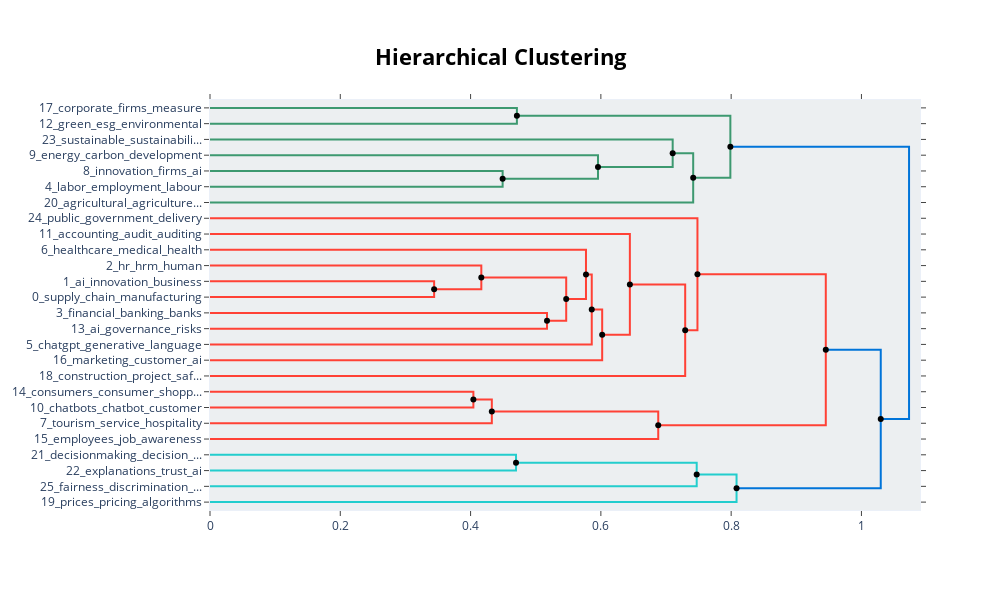

Notebook source saved alongside this figure:
### Code cell
## Hierarchy

from scipy.cluster import hierarchy as sch

# Hierarchical topics
# linkage_function = lambda x: sch.linkage(x, 'single', optimal_ordering=True)
hierarchical_topics = topic_model.hierarchical_topics(documents)

topic_model.visualize_hierarchy(hierarchical_topics=hierarchical_topics)

### Figure 1 — Plotly figure (JSON) as saved in the notebook; plotly's stock layout.template omitted (floating-point values rounded to 4 significant figures)
{"data": [{"hoverinfo": "text", "marker": {"color": "rgb(61,153,112)"}, "mode": "lines", "text": ["corporate_firms_measure_firm_culture", "", "", "green_esg_environmental_corporate_firms"], "type": "scatter", "x": [0.0, 0.4711, 0.4711, 0.0], "xaxis": "x", "y": [-5.0, -5.0, -15.0, -15.0], "yaxis": "y"}, {"hoverinfo": "text", "marker": {"color": "rgb(61,153,112)"}, "mode": "lines", "text": ["innovation_firms_ai_gpt_patents", "", "", "labor_employment_labour_automation_workers"], "type": "scatter", "x": [0.0, 0.4492, 0.4492, 0.0], "xaxis": "x", "y": [-45.0, -45.0, -55.0, -55.0], "yaxis": "y"}, {"hoverinfo": "text", "marker": {"color": "rgb(61,153,112)"}, "mode": "lines", "text": ["energy_carbon_development_green_renewable", "", "", "labor_employment_ai_growth_productivity"], "type": "scatter", "x": [0.0, 0.5956, 0.5956, 0.4492], "xaxis": "x", "y": [-35.0, -35.0, -50.0, -50.0], "yaxis": "y"}, {"hoverinfo": "text", "marker": {"color": "rgb(61,153,112)"}, "mode": "lines", "text": ["sustainable_sustainability_sdgs_ai_water", "", "", "energy_ai_economic_growth_labor"], "type": "scatter", "x": [0.0, 0.7102, 0.7102, 0.5956], "xaxis": "x", "y": [-25.0, -25.0, -42.5, -42.5], "yaxis": "y"}, {"hoverinfo": "text", "marker": {"color": "rgb(61,153,112)"}, "mode": "lines", "text": ["energy_ai_economic_growth_development", "", "", "agricultural_agriculture_farmers_crop_food"], "type": "scatter", "x": [0.7102, 0.7417, 0.7417, 0.0], "xaxis": "x", "y": [-33.75, -33.75, -65.0, -65.0], "yaxis": "y"}, {"hoverinfo": "text", "marker": {"color": "rgb(61,153,112)"}, "mode": "lines", "text": ["corporate_green_esg_firms_environmental", "", "", "energy_ai_economic_development_growth"], "type": "scatter", "x": [0.4711, 0.7988, 0.7988, 0.7417], "xaxis": "x", "y": [-10.0, -10.0, -49.38, -49.38], "yaxis": "y"}, {"hoverinfo": "text", "marker": {"color": "rgb(255,65,54)"}, "mode": "lines", "text": ["ai_innovation_business_value_adoption", "", "", "supply_chain_manufacturing_industry_production"], "type": "scatter", "x": [0.0, 0.344, 0.344, 0.0], "xaxis": "x", "y": [-115.0, -115.0, -125.0, -125.0], "yaxis": "y"}, {"hoverinfo": "text", "marker": {"color": "rgb(255,65,54)"}, "mode": "lines", "text": ["hr_hrm_human_ai_management", "", "", "supply_ai_chain_manufacturing_data"], "type": "scatter", "x": [0.0, 0.4165, 0.4165, 0.344], "xaxis": "x", "y": [-105.0, -105.0, -120.0, -120.0], "yaxis": "y"}, {"hoverinfo": "text", "marker": {"color": "rgb(255,65,54)"}, "mode": "lines", "text": ["financial_banking_banks_services_intelligence", "", "", "ai_governance_risks_liability_regulation"], "type": "scatter", "x": [0.0, 0.5173, 0.5173, 0.0], "xaxis": "x", "y": [-135.0, -135.0, -145.0, -145.0], "yaxis": "y"}, {"hoverinfo": "text", "marker": {"color": "rgb(255,65,54)"}, "mode": "lines", "text": ["ai_supply_management_chain_artificial", "", "", "financial_banking_ai_banks_intelligence"], "type": "scatter", "x": [0.4165, 0.5468, 0.5468, 0.5173], "xaxis": "x", "y": [-112.5, -112.5, -140.0, -140.0], "yaxis": "y"}, {"hoverinfo": "text", "marker": {"color": "rgb(255,65,54)"}, "mode": "lines", "text": ["healthcare_medical_health_patient_care", "", "", "ai_artificial_intelligence_management_study"], "type": "scatter", "x": [0.0, 0.5771, 0.5771, 0.5468], "xaxis": "x", "y": [-95.0, -95.0, -126.2, -126.2], "yaxis": "y"}, {"hoverinfo": "text", "marker": {"color": "rgb(255,65,54)"}, "mode": "lines", "text": ["ai_artificial_intelligence_data_study", "", "", "chatgpt_generative_language_education_llms"], "type": "scatter", "x": [0.5771, 0.586, 0.586, 0.0], "xaxis": "x", "y": [-110.6, -110.6, -155.0, -155.0], "yaxis": "y"}, {"hoverinfo": "text", "marker": {"color": "rgb(255,65,54)"}, "mode": "lines", "text": ["ai_artificial_intelligence_study_research", "", "", "marketing_customer_ai_b2b_research"], "type": "scatter", "x": [0.586, 0.602, 0.602, 0.0], "xaxis": "x", "y": [-132.8, -132.8, -165.0, -165.0], "yaxis": "y"}, {"hoverinfo": "text", "marker": {"color": "rgb(255,65,54)"}, "mode": "lines", "text": ["accounting_audit_auditing_auditors_financial", "", "", "ai_artificial_intelligence_study_research"], "type": "scatter", "x": [0.0, 0.6445, 0.6445, 0.602], "xaxis": "x", "y": [-85.0, -85.0, -148.9, -148.9], "yaxis": "y"}, {"hoverinfo": "text", "marker": {"color": "rgb(255,65,54)"}, "mode": "lines", "text": ["ai_artificial_intelligence_study_research", "", "", "construction_project_safety_projects_management"], "type": "scatter", "x": [0.6445, 0.7294, 0.7294, 0.0], "xaxis": "x", "y": [-117.0, -117.0, -175.0, -175.0], "yaxis": "y"}, {"hoverinfo": "text", "marker": {"color": "rgb(255,65,54)"}, "mode": "lines", "text": ["public_government_delivery_services_governments", "", "", "ai_artificial_intelligence_study_research"], "type": "scatter", "x": [0.0, 0.7482, 0.7482, 0.7294], "xaxis": "x", "y": [-75.0, -75.0, -146.0, -146.0], "yaxis": "y"}, {"hoverinfo": "text", "marker": {"color": "rgb(255,65,54)"}, "mode": "lines", "text": ["consumers_consumer_shopping_online_purchase", "", "", "chatbots_chatbot_customer_service_consumers"], "type": "scatter", "x": [0.0, 0.4043, 0.4043, 0.0], "xaxis": "x", "y": [-185.0, -185.0, -195.0, -195.0], "yaxis": "y"}, {"hoverinfo": "text", "marker": {"color": "rgb(255,65,54)"}, "mode": "lines", "text": ["chatbots_customer_consumers_chatbot_service", "", "", "tourism_service_hospitality_robots_hotel"], "type": "scatter", "x": [0.4043, 0.4326, 0.4326, 0.0], "xaxis": "x", "y": [-190.0, -190.0, -205.0, -205.0], "yaxis": "y"}, {"hoverinfo": "text", "marker": {"color": "rgb(255,65,54)"}, "mode": "lines", "text": ["service_customer_chatbots_customers_consumers", "", "", "employees_job_awareness_employee_ai"], "type": "scatter", "x": [0.4326, 0.6881, 0.6881, 0.0], "xaxis": "x", "y": [-197.5, -197.5, -215.0, -215.0], "yaxis": "y"}, {"hoverinfo": "text", "marker": {"color": "rgb(255,65,54)"}, "mode": "lines", "text": ["ai_artificial_intelligence_study_research", "", "", "service_customer_ai_study_chatbots"], "type": "scatter", "x": [0.7482, 0.9453, 0.9453, 0.6881], "xaxis": "x", "y": [-110.5, -110.5, -206.2, -206.2], "yaxis": "y"}, {"hoverinfo": "text", "marker": {"color": "rgb(35,205,205)"}, "mode": "lines", "text": ["decisionmaking_decision_human_humans_decisionmakers", "", "", "explanations_trust_ai_decision_algorithmic"], "type": "scatter", "x": [0.0, 0.4698, 0.4698, 0.0], "xaxis": "x", "y": [-225.0, -225.0, -235.0, -235.0], "yaxis": "y"}, {"hoverinfo": "text", "marker": {"color": "rgb(35,205,205)"}, "mode": "lines", "text": ["decisionmaking_decision_human_ai_decisions", "", "", "fairness_discrimination_models_algorithmic_fair"], "type": "scatter", "x": [0.4698, 0.7471, 0.7471, 0.0], "xaxis": "x", "y": [-230.0, -230.0, -245.0, -245.0], "yaxis": "y"}, {"hoverinfo": "text", "marker": {"color": "rgb(35,205,205)"}, "mode": "lines", "text": ["decisionmaking_decision_human_ai_decisions", "", "", "prices_pricing_algorithms_collusion_competition"], "type": "scatter", "x": [0.7471, 0.8083, 0.8083, 0.0], "xaxis": "x", "y": [-237.5, -237.5, -255.0, -255.0], "yaxis": "y"}, {"hoverinfo": "text", "marker": {"color": "rgb(0,116,217)"}, "mode": "lines", "text": ["ai_study_research_artificial_intelligence", "", "", "decisionmaking_decision_algorithms_ai_human"], "type": "scatter", "x": [0.9453, 1.03, 1.03, 0.8083], "xaxis": "x", "y": [-158.4, -158.4, -246.2, -246.2], "yaxis": "y"}, {"hoverinfo": "text", "marker": {"color": "rgb(0,116,217)"}, "mode": "lines", "text": ["ai_energy_innovation_firms_economic", "", "", "ai_study_research_artificial_intelligence"], "type": "scatter", "x": [0.7988, 1.073, 1.073, 1.03], "xaxis": "x", "y": [-29.69, -29.69, -202.3, -202.3], "yaxis": "y"}, {"hoverinfo": "text", "hovertext": ["energy_ai_economic_growth_development", "corporate_green_esg_firms_environmental", "ai_supply_management_chain_artificial", "ai_artificial_intelligence_data_study", "ai_artificial_intelligence_study_research", "ai_artificial_intelligence_study_research", "chatbots_customer_consumers_chatbot_service", "service_customer_chatbots_customers_consumers", "ai_artificial_intelligence_study_research", "decisionmaking_decision_human_ai_decisions", "decisionmaking_decision_human_ai_decisions", "ai_study_research_artificial_intelligence", "ai_energy_innovation_firms_economic"], "marker": {"color": "black"}, "mode": "markers", "showlegend": false, "type": "scatter", "x": [0.7102, 0.4711, 0.4165, 0.5771, 0.586, 0.6445, 0.4043, 0.4326, 0.7482, 0.4698, 0.7471, 0.9453, 0.7988], "y": [-33.75, -10, -112.5, -110.6, -132.8, -117.0, -190, -197.5, -110.5, -230, -237.5, -158.4, -29.69]}, {"hoverinfo": "text", "hovertext": ["labor_employment_ai_growth_productivity", "energy_ai_economic_growth_labor", "energy_ai_economic_development_growth", "supply_ai_chain_manufacturing_data", "financial_banking_ai_banks_intelligence", "ai_artificial_intelligence_management_study", "ai_artificial_intelligence_study_research", "ai_artificial_intelligence_study_research", "service_customer_ai_study_chatbots", "decisionmaking_decision_algorithms_ai_human", "ai_study_research_artificial_intelligence"], "marker": {"color": "black"}, "mode": "markers", "showlegend": false, "type": "scatter", "x": [0.4492, 0.5956, 0.7417, 0.344, 0.5173, 0.5468, 0.602, 0.7294, 0.6881, 0.8083, 1.03], "y": [-50, -42.5, -49.38, -120, -140, -126.2, -148.9, -146.0, -206.2, -246.2, -202.3]}], "layout": {"autosize": false, "height": 590, "hoverlabel": {"bgcolor": "white", "font": {"family": "Rockwell", "size": 16}}, "hovermode": "closest", "plot_bgcolor": "#ECEFF1", "showlegend": false, "title": {"font": {"color": "Black", "size": 22}, "text": "<b>Hierarchical Clustering</b>", "x": 0.5, "xanchor": "center", "yanchor": "top"}, "width": 1000, "xaxis": {"mirror": "allticks", "rangemode": "tozero", "showgrid": false, "showline": true, "showticklabels": true, "ticks": "outside", "type": "linear", "zeroline": false}, "yaxis": {"mirror": "allticks", "range": [-260, 0], "rangemode": "tozero", "showgrid": false, "showline": true, "showticklabels": true, "tickmode": "array", "ticks": "outside", "ticktext": ["17_corporate_firms_measure", "12_green_esg_environmental", "23_sustainable_sustainabili...", "9_energy_carbon_development", "8_innovation_firms_ai", "4_labor_employment_labour", "20_agricultural_agriculture...", "24_public_government_delivery", "11_accounting_audit_auditing", "6_healthcare_medical_health", "2_hr_hrm_human", "1_ai_innovation_business", "0_supply_chain_manufacturing", "3_financial_banking_banks", "13_ai_governance_risks", "5_chatgpt_generative_language", "16_marketing_customer_ai", "18_construction_project_saf...", "14_consumers_consumer_shopp...", "10_chatbots_chatbot_customer", "7_tourism_service_hospitality", "15_employees_job_awareness", "21_decisionmaking_decision_...", "22_explanations_trust_ai", "25_fairness_discrimination_...", "19_prices_pricing_algorithms"], "tickvals": [-5, -15, -25, -35, -45, -55, -65, -75, -85, -95, -105, -115, -125, -135, -145, -155, -165, -175, -185, -195, -205, -215, -225, -235, -245, -255], "type": "linear", "zeroline": false}}}
